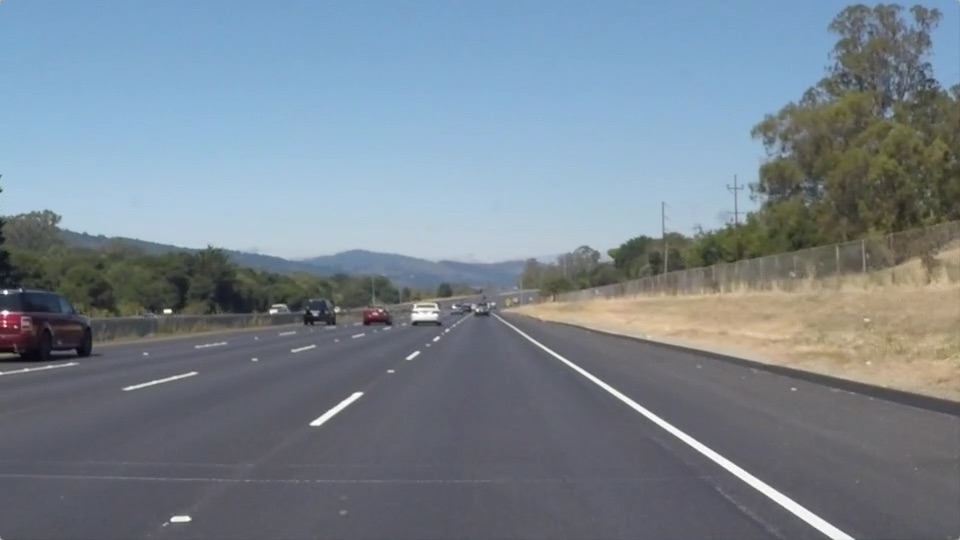
#> input picture P5_Vehicle_Detection_All /test_images/solidWhiteRight.jpg, 960 x 540 px
$ python -i mod_functions.py   (imports and definitions only)   (older library calls are emulated)
#> lines starting #> are read from the running program, lines starting #| are printed output that depends on the picture
#Libraries
import numpy as np
import cv2
import matplotlib.pyplot as plt
import matplotlib.image as mpimg
from mpl_toolkits.mplot3d import Axes3D
import glob
from skimage.feature import hog
from skimage import color, exposure
import time
from sklearn.svm import LinearSVC, SVC
from sklearn.preprocessing import StandardScaler
# NOTE: the next import is only valid for scikit-learn version <= 0.17
# for scikit-learn >= 0.18 use:
from sklearn.model_selection import train_test_split
#from sklearn.cross_validation import train_test_split


#Functions

# Here is your draw_boxes function from the previous exercise
# [9 lines left out: function draw_boxes, not called in this run]

# Define a function to compute color histogram features
#def color_hist(img, nbins=32, bins_range=(0, 256)):
#    # Compute the histogram of the RGB channels separately
#    rhist = np.histogram(img[:,:,0], bins=nbins, range=bins_range)
#    ghist = np.histogram(img[:,:,1], bins=nbins, range=bins_range)
#    bhist = np.histogram(img[:,:,2], bins=nbins, range=bins_range)
#    # Generating bin centers
#    bin_edges = rhist[1]
#    bin_centers = (bin_edges[1:]  + bin_edges[0:len(bin_edges)-1])/2
#    # Concatenate the histograms into a single feature vector
#    hist_features = np.concatenate((rhist[0], ghist[0], bhist[0]))
#    # Return the individual histograms, bin_centers and feature vector
#    return rhist, ghist, bhist, bin_centers, hist_features

# Define a function to compute color histogram features   Now produces a float
def color_hist(img,  nbins=32, bins_range=(0, 256), channel_1 = True, channel_2 = True, channel_3 = True):

    # Compute the histogram of the color channels separately
    channel1_hist = np.histogram(img[:,:,0], bins=nbins, range=bins_range)
    channel2_hist = np.histogram(img[:,:,1], bins=nbins, range=bins_range)
    channel3_hist = np.histogram(img[:,:,2], bins=nbins, range=bins_range)
    # Generating bin centers
    bin_edges = channel1_hist[1]
    bin_centers = (bin_edges[1:]  + bin_edges[0:len(bin_edges)-1])/2


    #modify to combine any 1, 2 or 3 channels.

    if(channel_1 == True & channel_2 == True & channel_3 == True):
    # Concatenate the histograms into a single feature vector
        hist_features = np.concatenate((channel1_hist[0], channel2_hist[0], channel3_hist[0]))
    elif((channel_1 == True) & (channel_2 == True) & (channel_3 == False)):
        hist_features = np.concatenate((channel1_hist[0], channel2_hist[0]))
    elif((channel_1 == True) & (channel_2 == False) & (channel_3 == True)):
        hist_features = np.concatenate((channel1_hist[0], channel3_hist[0]))
    elif((channel_1 ==False) & (channel_2 == True) & (channel_3 == True)):
        hist_features = np.concatenate(( channel2_hist[0], channel3_hist[0]))
    elif((channel_1 == True) & (channel_2 == False) & (channel_3 == False)):
        #hist_features = np.concatenate(( channel1_hist[0]))
        hist_features = channel1_hist[0]
    elif((channel_1 == False) & (channel_2 == True) & (channel_3 == False)):
        #hist_features = np.concatenate(( channel2_hist[0]))
        hist_features = channel2_hist[0]
    elif((channel_1 == False) & (channel_2 == False) & (channel_3 == True)):
        #hist_features = np.concatenate(( channel3_hist[0]))
        hist_features = channel3_hist[0]


    # Return the individual histograms, bin_centers and feature vector
    return channel1_hist, channel2_hist, channel3_hist, bin_centers, hist_features


# [84 lines left out: functions plot_three_bar_charts, plot_three_bar_charts_car_notcar, plot3d, not called in this run]

# Define a function to compute color histogram features
# Pass the color_space flag as 3-letter all caps string
# like 'HSV' or 'LUV' etc.
#32 * 32 * 3 =3072
def bin_spatial(img, size=(32, 32), channel_1 = True, channel_2 = True, channel_3 = True):
    #print(img.shape, 'resize pre image size')
    # Use cv2.resize().ravel() to create the feature vector

    #modify to combine any 1, 2 or 3 channels.

    if(channel_1 == True & channel_2 == True & channel_3 == True):
    # Concatenate the histograms into a single feature vector
        features = cv2.resize(img, size).ravel()
    elif((channel_1 == True) & (channel_2 == True) & (channel_3 == False)):
        features = cv2.resize(img[:,:, 0:2], size).ravel()
    elif((channel_1 == True) & (channel_2 == False) & (channel_3 == True)):
        features = cv2.resize(img[:,:, (0,2)], size).ravel()
    elif((channel_1 ==False) & (channel_2 == True) & (channel_3 == True)):
        features = cv2.resize(img[:,:,1:3], size).ravel()
    elif((channel_1 == True) & (channel_2 == False) & (channel_3 == False)):
        features = cv2.resize(img[:,:,0], size).ravel()
    elif((channel_1 == False) & (channel_2 == True) & (channel_3 == False)):
        features = cv2.resize(img[:,:,1], size).ravel()
    elif((channel_1 == False) & (channel_2 == False) & (channel_3 == True)):
        features = cv2.resize(img[:,:,2], size).ravel()
    #features = img.ravel() # Remove this line!
    # Return the feature vector
    return features


# Define a function to return HOG features and visualization
def get_hog_features(img, orient, pix_per_cell, cell_per_block, vis=False, feature_vec=True):
    img = cv2.resize(img, (64, 64))                                                            #!!!!!Added!!!!!
    # Call with two outputs if vis==True
    if vis == True:
        features, hog_image = hog(img, orientations=orient, pixels_per_cell=(pix_per_cell, pix_per_cell),
                                  cells_per_block=(cell_per_block, cell_per_block), transform_sqrt=True,
                                  visualise=vis, feature_vector=feature_vec)
        return features, hog_image
    # Otherwise call with one output
    else:
        features = hog(img, orientations=orient, pixels_per_cell=(pix_per_cell, pix_per_cell),
                       cells_per_block=(cell_per_block, cell_per_block), transform_sqrt=True,
                       visualise=vis, feature_vector=feature_vec)
        return features


# Define a function to return some characteristics of the dataset
# [64 lines left out: functions data_look, extract_features, not called in this run]


    # Define a function to extract features from an image
# Have this function call bin_spatial() and color_hist()
def extract_features_from_image(imgs, cspace='RGB', spatial_size=(32, 32),
                        hist_bins=32, hist_range=(0, 256), orient=9,
                        pix_per_cell=8, cell_per_block=2, hog_channel=0, gray_flag = False,
                        chan_1 = True, chan_2 = True, chan_3 = True):
    # Create a list to append feature vectors to

    # Iterate through the list of images

    # Read in each one by one
    image = imgs
    # apply color conversion if other than 'RGB'
    if cspace != 'RGB':
        if cspace == 'HSV':
            feature_image = cv2.cvtColor(image, cv2.COLOR_RGB2HSV)
        elif cspace == 'LUV':
            feature_image = cv2.cvtColor(image, cv2.COLOR_RGB2LUV)
        elif cspace == 'HLS':
            feature_image = cv2.cvtColor(image, cv2.COLOR_RGB2HLS)
        elif cspace == 'YUV':
            feature_image = cv2.cvtColor(image, cv2.COLOR_RGB2YUV)
        elif cspace == 'Yrb':
            feature_image = cv2.cvtColor(image, cv2.COLOR_RGB2YCrCb)
    else: feature_image = np.copy(image)

    # Apply bin_spatial() to get spatial color features
    spatial_features = bin_spatial(feature_image,  size=spatial_size,
                                   channel_1 = chan_1, channel_2 = chan_2, channel_3 = chan_3)
    ###print(len(spatial_features), 'spatial_features')
    # Apply color_hist() also with a color space option now
    #hist_features = color_hist(feature_image, nbins=hist_bins, bins_range=hist_range)
    _,_,_,_,hist_features = color_hist(feature_image, nbins=hist_bins, bins_range=hist_range,
                                       channel_1 = chan_1, channel_2 = chan_2, channel_3 = chan_3)
    ###print(len(hist_features), 'hist_features')
    # Call get_hog_features() with vis=False, feature_vec=True
    gray = cv2.cvtColor(image, cv2.COLOR_RGB2GRAY)
    if gray_flag:
        hog_features = get_hog_features(gray, orient,
                    pix_per_cell, cell_per_block, vis=False, feature_vec=True)
    else:
        hog_features = get_hog_features(feature_image[:,:,hog_channel], orient,
                    pix_per_cell, cell_per_block, vis=False, feature_vec=True)


    #print(len(hog_features), 'hog_features')
    # Append the new feature vector to the features list
    features = np.concatenate((spatial_features, hist_features, hog_features))
    #print(len(features), 'features')

    # Return list of feature vectors
    return features


# Define a function that takes an image,
# start and stop positions in both x and y,
# window size (x and y dimensions),
# and overlap fraction (for both x and y)
# [43 lines left out: function slide_window, not called in this run]

>>> import cv2
>>> picture = cv2.cvtColor(cv2.imread('test_images/solidWhiteRight.jpg'), cv2.COLOR_BGR2RGB)
>>> result = extract_features_from_image(picture)
#> in bin_spatial, `features = cv2.resize(img, size).ravel()`: features = 3072 values, max 246 at index 2367, min 18 at index 1828, mean 132.4
#> in extract_features_from_image, `spatial_features = bin_spatial(feature_image,  size=spatial_size, chan..`: spatial_features has the same summary as features in bin_spatial
#> in color_hist, `bin_edges = channel1_hist[1]`: bin_edges = 33 values from 0 to 256
#> in color_hist, `bin_centers = (bin_edges[1:]  + bin_edges[0:len(bin_edges)-1])/2`: bin_centers = 32 values from 4 to 252
#> in color_hist, `hist_features = np.concatenate((channel1_hist[0], channel2_hist[0], ch..`: hist_features = 96 values, max 104837 at index 11, min 0 at index 0, mean 16200
#> in extract_features_from_image, `gray = cv2.cvtColor(image, cv2.COLOR_RGB2GRAY)`:
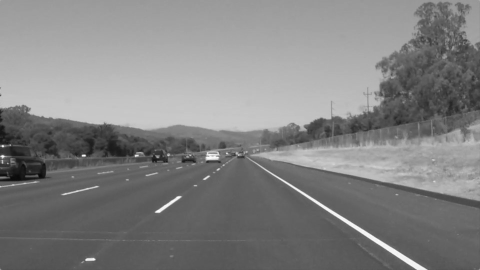
#> gray: shape (540, 960) (shown at 1/2 size); min 8, max 255, mean 130.1
#> in get_hog_features, `img = cv2.resize(img, (64, 64))`:
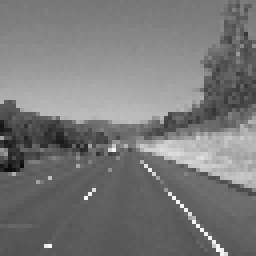
#> img: shape (64, 64) (shown 4 times larger); min 11, max 249, mean 120.4
#> in get_hog_features, `features = hog(img, orientations=orient, pixels_per_cell=(pix_per_cell..`: features = 1764 values, max 0.703 at index 1671, min 0 at index 8, mean 0.122
#> in extract_features_from_image, `hog_features = get_hog_features(feature_image[:,:,hog_channel], orient..`: hog_features has the same summary as features in get_hog_features
#> in extract_features_from_image, `features = np.concatenate((spatial_features, hist_features, hog_featur..`: features = 4932 values, max 104837 at index 3083, min 0 at index 3072, mean 397.8
#> result has the same summary as features in extract_features_from_image

$ run again, on P5_Vehicle_Detection_All /test_images/solidYellowLeft.jpg
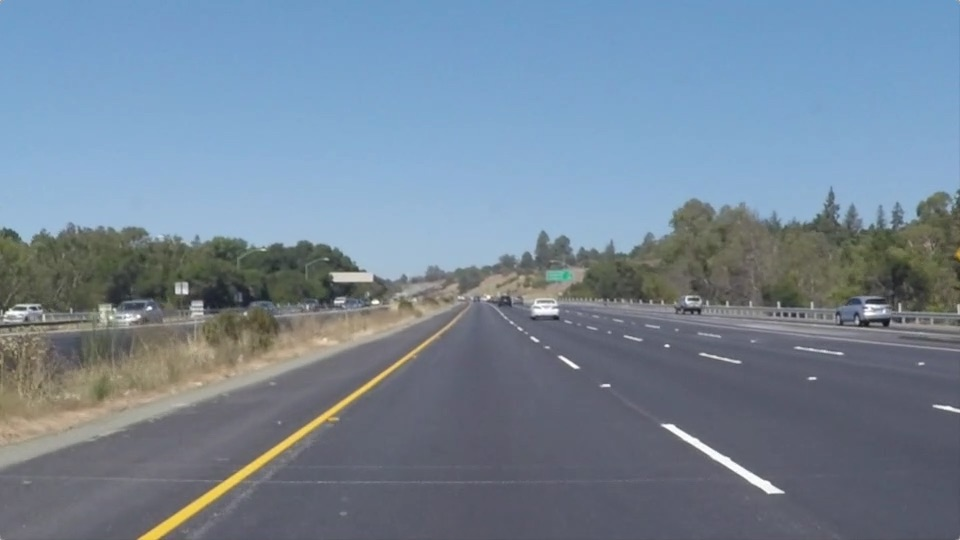
#> input picture P5_Vehicle_Detection_All /test_images/solidYellowLeft.jpg, 960 x 540 px
#> in bin_spatial, `features = cv2.resize(img, size).ravel()`: features = 3072 values, max 251 at index 2468, min 34 at index 1653, mean 134.2
#> spatial_features has the same summary as features in bin_spatial
#> bin_edges = 33 values from 0 to 256
#> bin_centers = 32 values from 4 to 252
#> in color_hist, `hist_features = np.concatenate((channel1_hist[0], channel2_hist[0], ch..`: hist_features = 96 values, max 102383 at index 89, min 0 at index 0, mean 16200
#> in extract_features_from_image, `gray = cv2.cvtColor(image, cv2.COLOR_RGB2GRAY)`:
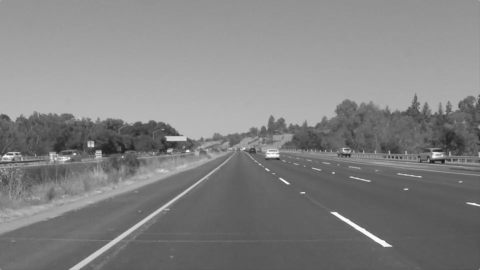
#> gray: shape (540, 960) (shown at 1/2 size); min 19, max 255, mean 130.4
#> in get_hog_features, `img = cv2.resize(img, (64, 64))`:
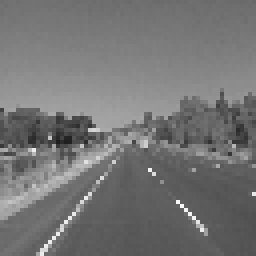
#> img: shape (64, 64) (shown 4 times larger); min 31, max 248, mean 116.5
#> in get_hog_features, `features = hog(img, orientations=orient, pixels_per_cell=(pix_per_cell..`: features = 1764 values, max 0.71 at index 1671, min 0 at index 8, mean 0.126
#> hog_features has the same summary as features in get_hog_features
#> in extract_features_from_image, `features = np.concatenate((spatial_features, hist_features, hog_featur..`: features = 4932 values, max 102383 at index 3161, min 0 at index 3072, mean 399
#> result has the same summary as features in extract_features_from_image

$ run again, on P5_Vehicle_Detection_All /test_images/test1.jpg
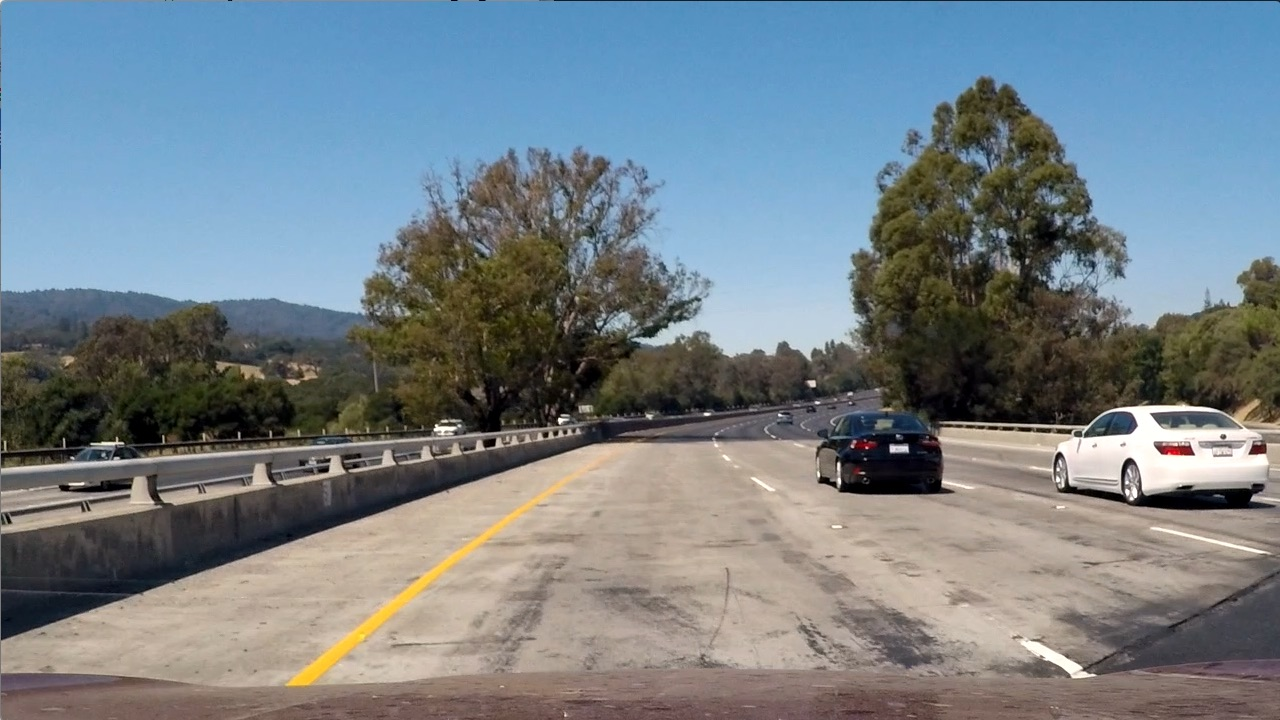
#> input picture P5_Vehicle_Detection_All /test_images/test1.jpg, 1280 x 720 px
#> in bin_spatial, `features = cv2.resize(img, size).ravel()`: features = 3072 values, max 255 at index 1813, min 0 at index 1737, mean 127.1
#> spatial_features has the same summary as features in bin_spatial
#> bin_edges = 33 values from 0 to 256
#> bin_centers = 32 values from 4 to 252
#> in color_hist, `hist_features = np.concatenate((channel1_hist[0], channel2_hist[0], ch..`: hist_features = 96 values, max 111331 at index 89, min 936 at index 60, mean 28800
#> in extract_features_from_image, `gray = cv2.cvtColor(image, cv2.COLOR_RGB2GRAY)`:
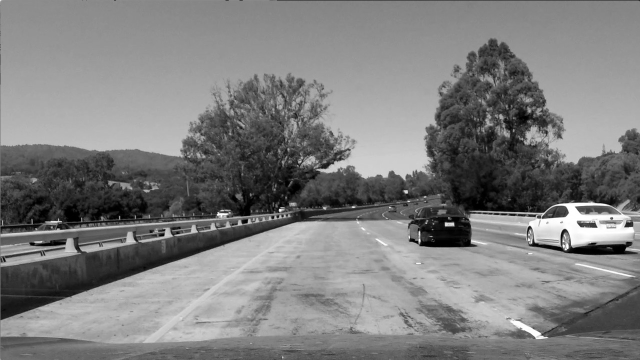
#> gray: shape (720, 1280) (shown at 1/2 size); min 0, max 255, mean 126.1
#> in get_hog_features, `img = cv2.resize(img, (64, 64))`:
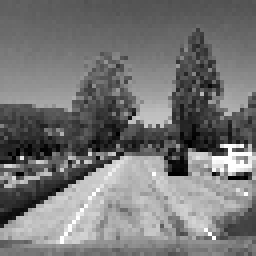
#> img: shape (64, 64) (shown 4 times larger); min 0, max 255, mean 117.5
#> in get_hog_features, `features = hog(img, orientations=orient, pixels_per_cell=(pix_per_cell..`: features = 1764 values, max 0.398 at index 526, min 0 at index 8, mean 0.137
#> hog_features has the same summary as features in get_hog_features
#> in extract_features_from_image, `features = np.concatenate((spatial_features, hist_features, hog_featur..`: features = 4932 values, max 111331 at index 3161, min 0 at index 1737, mean 639.8
#> result has the same summary as features in extract_features_from_image
